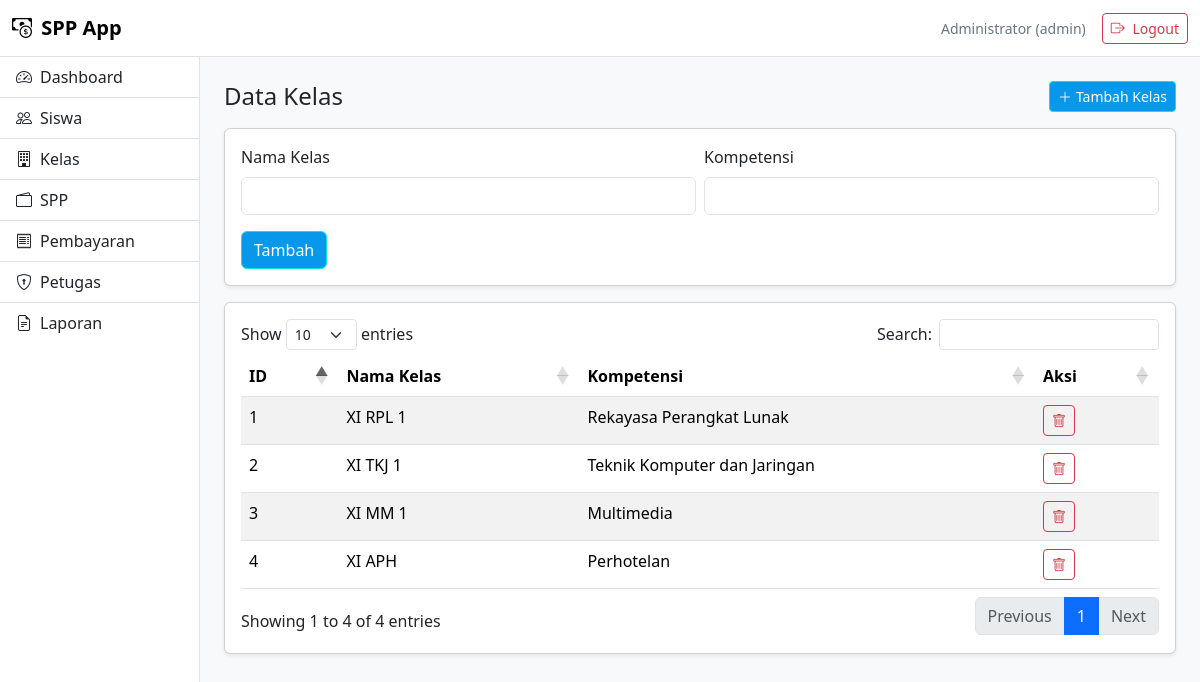
/index.php?page=kelas (signed in), run on the app's committed database.
### tables this page shows
CREATE TABLE `kelas` (
  `id_kelas` int(11) NOT NULL,
  `nama_kelas` varchar(10) DEFAULT NULL,
  `kompetensi_keahlian` varchar(50) DEFAULT NULL
);

### index.php (called while the page is built, shortened)
<?php
include "layouts/head.php";
include "layouts/navbar.php";
include "layouts/sidebar.php";
$page = $_GET['page'] ?? 'dashboard';
include "pages/$page.php";
include "layouts/footer.php";

### pages/kelas.php (the view, shortened to what this page needs)
<?php
include __DIR__."/../config/koneksi.php";
?>
<div class="d-flex justify-content-between align-items-center mb-3">
  <h4 class="mb-0">Data Kelas</h4>
  <a href="#formTambahKelas" class="btn btn-primary btn-sm"
     onclick="document.getElementById('formTambahKelas').scrollIntoView();return false;">
     <i class="bi bi-plus-lg me-1"></i>Tambah Kelas
  </a>
</div>
<div class="card shadow-sm mb-3" id="formTambahKelas">
  <div class="card-body">
    <form method="post">
      <div class="row g-2">
        <div class="col-md-6">
          <label class="form-label">Nama Kelas</label>
          <input type="text" class="form-control" name="nama_kelas" required>
        </div>
        <div class="col-md-6">
          <label class="form-label">Kompetensi</label>
          <input type="text" class="form-control" name="kompetensi_keahlian" required>
        </div>
      </div>
      <div class="mt-3">
        <button type="submit" name="tambah" class="btn btn-primary">Tambah</button>
      </div>
    </form>
  </div>
</div>
<div class="card shadow-sm">
  <div class="card-body">
    <table class="table table-striped datatable">
      <thead>
        <tr>
          <th>ID</th>
          <th>Nama Kelas</th>
          <th>Kompetensi</th>
          <th width="90">Aksi</th>
        </tr>
      </thead>
      <tbody>
      <?php
      $q = mysqli_query($koneksi, "SELECT * FROM kelas");
      while ($d = mysqli_fetch_assoc($q)):
      ?>
        <tr>
          <td><?= $d['id_kelas'] ?></td>
          <td><?= htmlspecialchars($d['nama_kelas']) ?></td>
          <td><?= htmlspecialchars($d['kompetensi_keahlian']) ?></td>
          <td>
            <a class="btn btn-sm btn-outline-danger"
               href="/spp_app/index.php?page=kelas&hapus=<?= $d['id_kelas'] ?>"
               onclick="return confirm('Hapus data ini?')">
               <i class="bi bi-trash"></i>
            </a>
          </td>
        </tr>
      <?php endwhile; ?>
      </tbody>
    </table>
  </div>
</div>

### assets/css/style.css (style rules this page uses)
.btn-primary { background:#0798ec; border-color:#0ee4d2; }

### data on the page
kelas: id_kelas "1", nama_kelas "XI RPL 1", kompetensi_keahlian "Rekayasa Perangkat Lunak"
kelas: id_kelas "2", nama_kelas "XI TKJ 1", kompetensi_keahlian "Teknik Komputer dan Jaringan"
kelas: id_kelas "3", nama_kelas "XI MM 1", kompetensi_keahlian "Multimedia"
kelas: id_kelas "4", nama_kelas "XI APH", kompetensi_keahlian "Perhotelan"

### other printed values
$_SESSION['nama_petugas'] "Administrator"
$_SESSION['level'] "admin"
